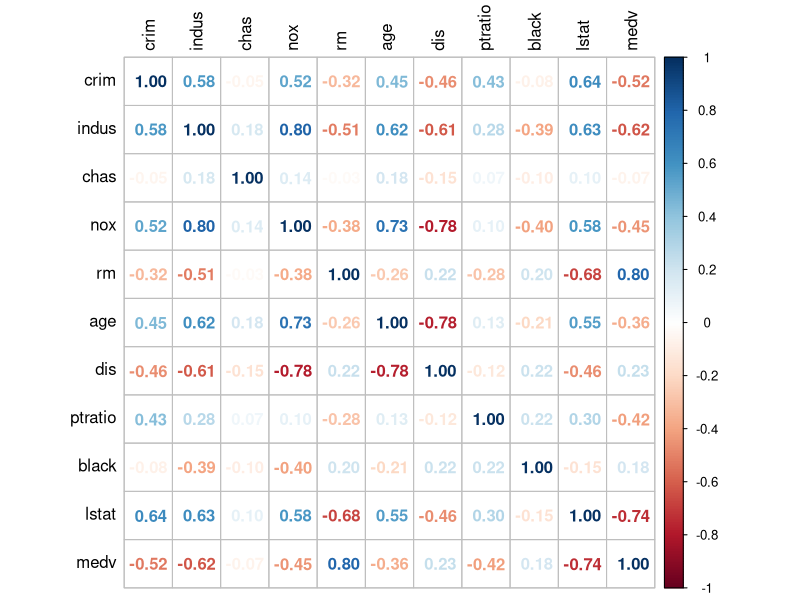
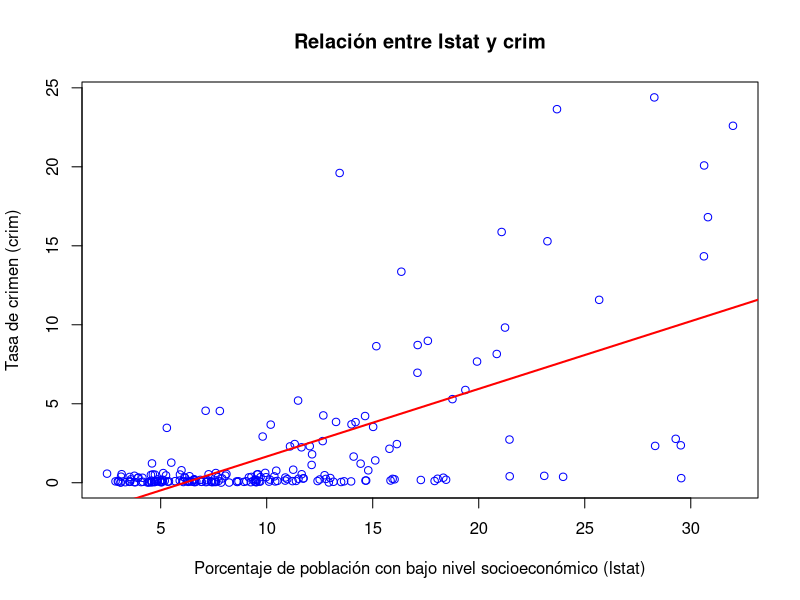
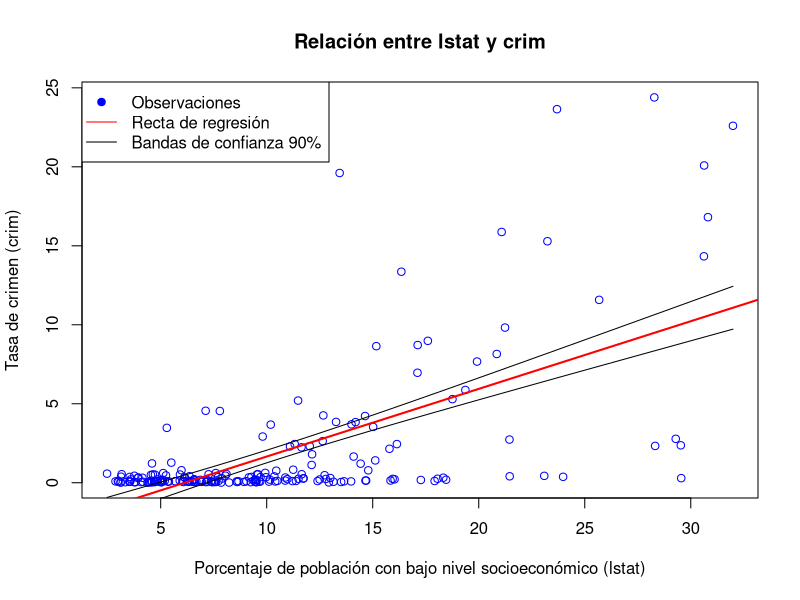
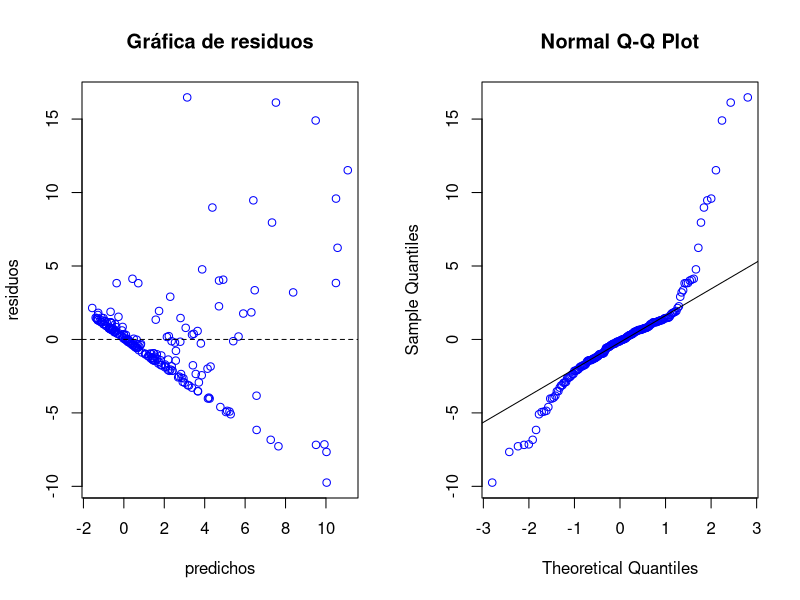

The R script that drew these images, in order:
## ---- chunk 1
knitr::opts_chunk$set(echo = TRUE)
## ---- chunk 2
library(openxlsx)
library(corrplot)
## ---- chunk 3
datos <- read.xlsx("boston.xlsx")
## ---- chunk 4
matcorr <- cor(datos, method = "pearson")
corrplot(matcorr, method = "number", tl.col = "black")
## ---- chunk 5
modelo<-lm(crim~lstat,data = datos)

plot(datos$lstat, datos$crim,
     col = "blue",
     xlab = "Porcentaje de población con bajo nivel socioeconómico (lstat)",
     ylab = "Tasa de crimen (crim)",
     main = "Relación entre lstat y crim")               

abline(modelo, col = "red", lwd = 2)
## ---- chunk 6
cor(datos$crim, datos$lstat, method = "pearson")
## ---- chunk 7
coef<-coef(modelo)
names(coef)<-paste0('beta_',c(0,1))
coef
## ---- chunk 8
summary(modelo)
## ---- chunk 9
# Para poder usar predict, necesitamos crear un rango de valores de lstat para predecir.
nuevos <- data.frame(lstat = seq(min(datos$lstat), max(datos$lstat), length.out = 100))
pred <- predict(modelo, newdata = nuevos, interval = "confidence", level = 0.90)
bandas_est <- predict(modelo, newdata = nuevos, interval = "confidence", level = 0.90)

plot(datos$lstat, datos$crim,
     col = "blue",
     xlab = "Porcentaje de población con bajo nivel socioeconómico (lstat)",
     ylab = "Tasa de crimen (crim)",
     main = "Relación entre lstat y crim")               

abline(modelo, col = "red", lwd = 2)
lines(nuevos$lstat, bandas_est[,2], col = 'black', lty = 1, lwd = 1)
lines(nuevos$lstat, bandas_est[,3], col = 'black', lty = 1, lwd = 1)

# Leyenda opcional
legend("topleft", legend = c("Observaciones", "Recta de regresión", "Bandas de confianza 90%"),
       col = c("blue", "red", "black"), pch = c(19, NA, NA), lty = c(NA,1,1), lwd = 1)

## ---- chunk 10
# diagnóstico linealidad y homocedasticidad de los residuos
residuos <- residuals(modelo)
predichos <- fitted.values(modelo)
par(mfcol=c(1,2))
plot(predichos,residuos, col='BLUE',main = 'Gráfica de residuos')
abline(h=0,lty=2)

# diagnóstico normalidad residuos
qqnorm(residuos, col='BLUE')
qqline(residuos)
shapiro.test(residuos)
## ---- chunk 11

## ---- chunk 12

## ---- chunk 13

## ---- chunk 14

## ---- chunk 15

## ---- chunk 16

## ---- chunk 17

## ---- chunk 18

## ---- chunk 19

## ---- chunk 20

